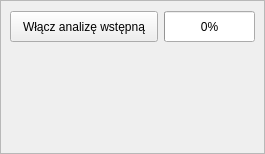
     <widget class="QFrame" name="frm_automatic">
      <property name="sizePolicy">
       <sizepolicy hsizetype="Expanding" vsizetype="Fixed">
        <horstretch>0</horstretch>
        <verstretch>0</verstretch>
       </sizepolicy>
      </property>
      <property name="minimumSize">
       <size>
        <width>0</width>
        <height>154</height>
       </size>
      </property>
      <property name="maximumSize">
       <size>
        <width>16777215</width>
        <height>154</height>
       </size>
      </property>
      <property name="frameShape">
       <enum>QFrame::StyledPanel</enum>
      </property>
      <property name="frameShadow">
       <enum>QFrame::Raised</enum>
      </property>
      <layout class="QVBoxLayout" name="verticalLayout_4">
       <property name="spacing">
        <number>14</number>
       </property>
       <property name="leftMargin">
        <number>9</number>
       </property>
       <property name="topMargin">
        <number>9</number>
       </property>
       <property name="rightMargin">
        <number>9</number>
       </property>
       <property name="bottomMargin">
        <number>9</number>
       </property>
       <item>
        <widget class="QFrame" name="frm_play">
         <property name="sizePolicy">
          <sizepolicy hsizetype="Expanding" vsizetype="Fixed">
           <horstretch>0</horstretch>
           <verstretch>0</verstretch>
          </sizepolicy>
         </property>
         <property name="minimumSize">
          <size>
           <width>0</width>
           <height>34</height>
          </size>
         </property>
         <property name="maximumSize">
          <size>
           <width>16777215</width>
           <height>34</height>
          </size>
         </property>
         <property name="toolTipDuration">
          <number>-1</number>
         </property>
         <property name="frameShape">
          <enum>QFrame::NoFrame</enum>
         </property>
         <property name="frameShadow">
          <enum>QFrame::Plain</enum>
         </property>
         <property name="lineWidth">
          <number>1</number>
         </property>
         <layout class="QHBoxLayout" name="horizontalLayout_8">
          <property name="leftMargin">
           <number>0</number>
          </property>
          <property name="topMargin">
           <number>1</number>
          </property>
          <property name="rightMargin">
           <number>0</number>
          </property>
          <property name="bottomMargin">
           <number>2</number>
          </property>
          <item>
           <widget class="QPushButton" name="btn_run">
            <property name="sizePolicy">
             <sizepolicy hsizetype="Expanding" vsizetype="Expanding">
              <horstretch>0</horstretch>
              <verstretch>0</verstretch>
             </sizepolicy>
            </property>
            <property name="minimumSize">
             <size>
              <width>0</width>
              <height>0</height>
             </size>
            </property>
            <property name="maximumSize">
             <size>
              <width>16777212</width>
              <height>16777212</height>
             </size>
            </property>
            <property name="font">
             <font>
              <pointsize>-1</pointsize>
             </font>
            </property>
            <property name="styleSheet">
             <string notr="true">QPushButton {
padding-left: 12px;
padding-right: 12px;
font-size: 12px;
}</string>
            </property>
            <property name="text">
             <string>Włącz analizę wstępną</string>
            </property>
           </widget>
          </item>
          <item>
           <widget class="QProgressBar" name="pbar">
            <property name="sizePolicy">
             <sizepolicy hsizetype="Expanding" vsizetype="Expanding">
              <horstretch>2</horstretch>
              <verstretch>0</verstretch>
             </sizepolicy>
            </property>
            <property name="value">
             <number>0</number>
            </property>
            <property name="alignment">
             <set>Qt::AlignCenter</set>
            </property>
            <property name="orientation">
             <enum>Qt::Horizontal</enum>
            </property>
           </widget>
          </item>
         </layout>
        </widget>
       </item>
       <item>
        <widget class="QLabel" name="lab_status">
         <property name="enabled">
          <bool>true</bool>
         </property>
         <property name="sizePolicy">
          <sizepolicy hsizetype="Expanding" vsizetype="Expanding">
           <horstretch>0</horstretch>
           <verstretch>0</verstretch>
          </sizepolicy>
         </property>
         <property name="minimumSize">
          <size>
           <width>0</width>
           <height>0</height>
          </size>
         </property>
         <property name="font">
          <font>
           <pointsize>9</pointsize>
          </font>
         </property>
         <property name="text">
          <string/>
         </property>
         <property name="textFormat">
          <enum>Qt::PlainText</enum>
         </property>
         <property name="alignment">
          <set>Qt::AlignLeading|Qt::AlignLeft|Qt::AlignTop</set>
         </property>
         <property name="wordWrap">
          <bool>true</bool>
         </property>
        </widget>
       </item>
      </layout>
     </widget>
